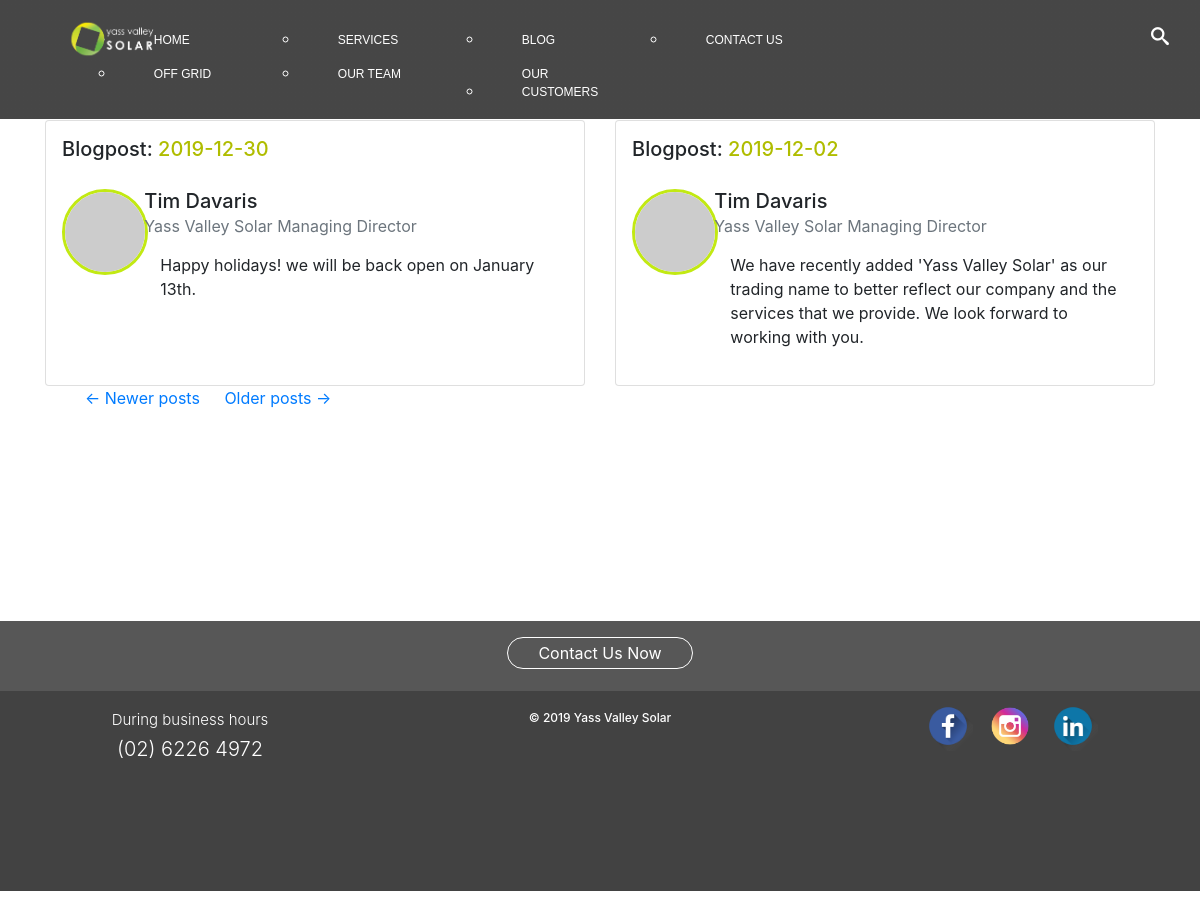
/blog, run on an earlier commit of the app's database.
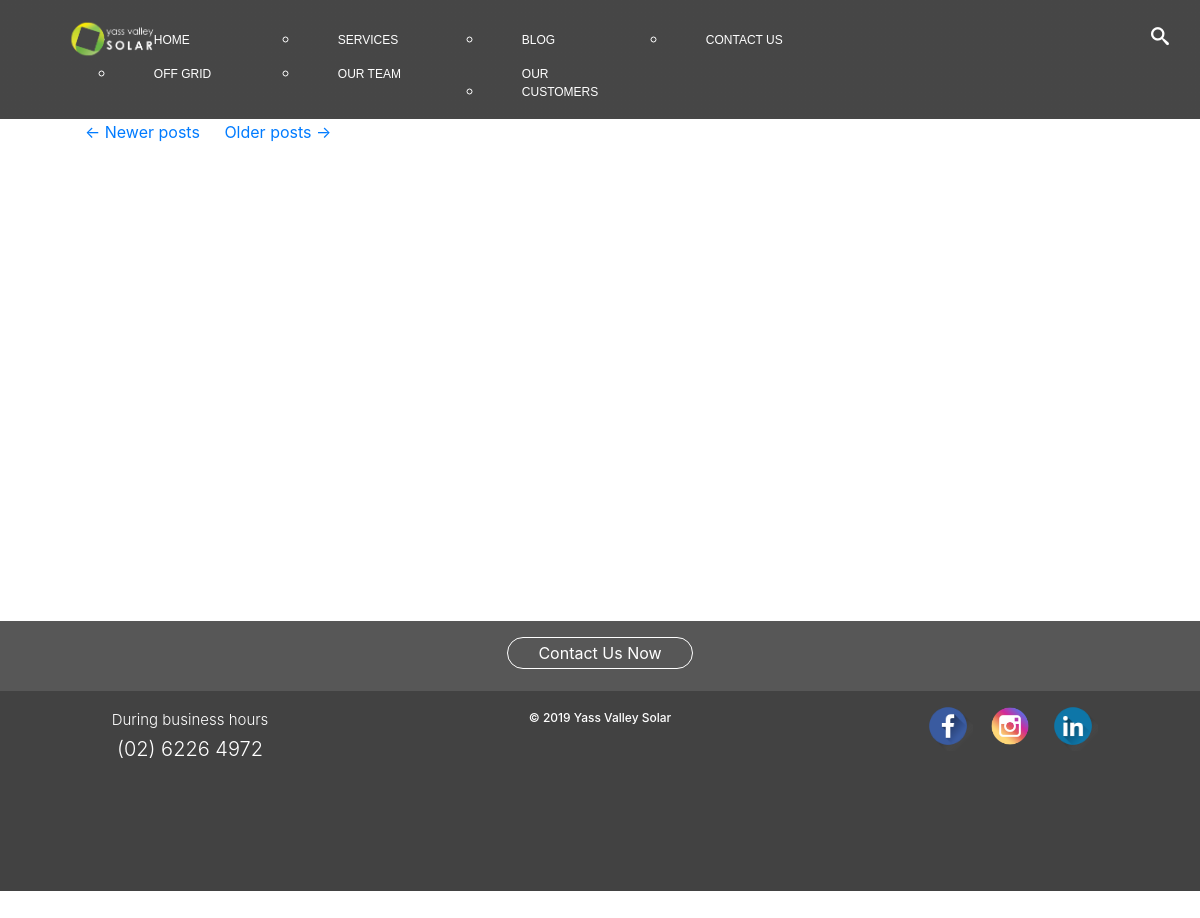
And on a later commit of the database.
### app/models.py (models this page shows, shortened)
class Post(db.Model):
    id = db.Column(db.Integer, primary_key=True)
    body = db.Column(db.String(140))
    now = datetime.now()
    month = now.strftime("%m")
    timestamp = db.Column(db.Date, index=True, default=date.today())
    user_id = db.Column(db.Integer, db.ForeignKey('user.id'))

class User(UserMixin, db.Model):
    id = db.Column(db.Integer, primary_key=True)
    username = db.Column(db.String(64), index=True, unique=True)
    email = db.Column(db.String(120), index=True, unique=True)
    password_hash = db.Column(db.String(128))
    posts = db.relationship('Post', backref='author', lazy='dynamic')
    about_me = db.Column(db.String(140))
    last_seen = db.Column(db.DateTime, default=datetime.utcnow)
    followed = db.relationship(
        'User', secondary=followers,
        primaryjoin=(followers.c.follower_id == id),
        secondaryjoin=(followers.c.followed_id == id),
        backref=db.backref('followers', lazy='dynamic'), lazy='dynamic')
    em = "admin@yassvalleysolar.com.au"
    def avatar(self, size):
        digest = md5(self.em.lower().encode('utf-8')).hexdigest()
        return 'https://www.gravatar.com/avatar/{}?d=identicon&s={}'.format(digest, size)

### app/routes.py (the view)
@app.route('/blog')
def blog():
    page = request.args.get('page', 1, type=int)
    posts = Post.query.order_by(Post.timestamp.desc()).paginate(
        page, app.config['POSTS_PER_PAGE'], False)
    next_url = url_for('blog', page=posts.next_num) \
        if posts.has_next else None
    prev_url = url_for('blog', page=posts.prev_num) \
        if posts.has_prev else None
    return render_template('blog.html', title='Blog', posts=posts.items,
                           next_url=next_url, prev_url=prev_url)

### app/templates/blog.html
{% extends "base.html" %}
{% import "bootstrap/wtf.html" as wtf %}
{% block app_content %}
<div style="height:110vh;"class="container-fluid">
    <div class="container" style="padding-top:15vh">
            <div class="card-deck">
                {% for post in posts %}
                    {% include '_post2.html' %}
                {% endfor %}
            </div>
            <nav aria-label="...">
                <ul style="display:inline-block"class="pager">
                    <li style="display:inline"class="previous{% if not prev_url %} disabled{% endif %}">
                        <a href="{{ prev_url or '#' }}">
                            <span aria-hidden="true">&larr;</span> Newer posts
                        </a>
                    </li>
                    <li style="display:inline-block;padding-left:20px"class="next{% if not next_url %} disabled{% endif %}">
                        <a href="{{ next_url or '#' }}">
                            Older posts <span aria-hidden="true">&rarr;</span>
                        </a>
                    </li>
                </ul>
            </nav>
    </div>
</div>
{% include 'footer.html' %}
{% endblock %}

### app/templates/base.html (shortened to what this page needs)
{% block content %}
    {% include 'head.html' %}
    {% include 'navbar.html' %}
    {% block app_content %}{% endblock %}
    {% include 'after-scripts.html' %}
{% endblock %}

### app/templates/head.html (shortened to what this page needs)
<!DOCTYPE html>
<html lang="en">
    <head>
        <link rel="stylesheet" href="https://stackpath.bootstrapcdn.com/bootstrap/4.3.1/css/bootstrap.min.css">
        <link rel="stylesheet" href="{{url_for('static', filename='boot/bs_css/bootstrap.css')}}">
        <link rel="stylesheet" type="text/css" href="{{url_for('static', filename='css/style-navbar.css')}}">
        <link rel="stylesheet" type="text/css" href="{{url_for('static', filename='css/style-fonts.css') }}">
        <link rel="stylesheet" type="text/css" href="{{url_for('static', filename='css/style-search-bar.css')}}">
        <link rel="stylesheet" type="text/css" href="{{url_for('static', filename='css/style-media-queries.css') }}">
        <link rel="stylesheet" type="text/css" href="{{url_for('static', filename='css/style-footer.css') }}">
            {% if request.endpoint == 'off_grid'  %}
                <link rel="stylesheet" type="text/css" href="{{url_for('static', filename='css/style-off_grid-content.css') }}">
            {% else %}
                {% if request.endpoint == 'solar_systems'  %}
                    <link rel="stylesheet" type="text/css" href="{{url_for('static', filename='css/style-solar_systems-content.css')}}">
                {% else %}
                    {% if request.endpoint == 'our_team'  %}
                        <link rel="stylesheet" type="text/css" href="{{url_for('static', filename='css/style-about_us-content.css') }}">
                    {% else %}
                        {% if request.endpoint == 'our_customers'  %}
                            <link rel="stylesheet" type="text/css" href="{{url_for('static', filename='css/style-customers.css') }}">
                        {% else %}
                            {% if request.endpoint == 'contact_us'  %}
                                <link rel="stylesheet" type="text/css" href="{{url_for('static', filename='css/style-contact_us-content.css') }}">
                                {% else %}
                                    {% if request.endpoint == 'ind_posts' %}
                                        <link rel="stylesheet" type="text/css" href="{{url_for('static', filename='css/style-ind_posts-content.css') }}">
                                    {% else %}
                                        <link rel="stylesheet" type="text/css" href="{{url_for('static', filename='css/style-homepage-slider.css')}}">
                                        <link rel="stylesheet" type="text/css" href="{{url_for('static', filename='css/style-newhome.css')}}">
                                    {% endif %}
                                {% endif %}
                        {% endif %}
                    {% endif %}
                {% endif %}
            {% endif %}
    </head>
    <body>

### app/templates/navbar.html (shortened to what this page needs)
{% if request.endpoint == 'index'  %}
    <div class="nav-container clr grad">
{% else %}
    <div class="nav-container clr2 grad">
{% endif %}
    <div class="wrapper-1">
        <div id="sb-search" class="sb-search">
            <form>
                <input class="sb-search-input" placeholder="Search .." type="search" value="" name="search" id="search">
                <span class="sb-icon-search"></span>
            </form>
        </div>
    </div>
    <a class="navbar-brand" href="{{url_for('index') }}"><img class="my_logo" src="{{url_for('static', filename='media/new-logo-t.png')}}"></a>
    <nav class="navbar navbar-expand-xl navbar-dark " id="navbar">
        <div class="collapse navbar-collapse" id="navbarSupportedContent">
            <div class="row">
                <ul class="navbar-nav ml-auto mr-auto">
                    <li class="nav-item">
                        <a class="nav-link" href="{{ url_for('index') }}">Home</a>
                    </li>
                    <li class="nav-item">
                        <a class="nav-link" href="{{ url_for('off_grid') }}">Off Grid </a>
                    </li>
                    <li class="nav-item">
                        <a class="nav-link" href="{{ url_for('solar_systems') }}">Services</a>
                    </li>
                    <li class="nav-item">
                        <a class="nav-link" href="{{ url_for('our_team') }}">Our Team</a>
                    </li>
                    <li class="nav-item">
                        <a class="nav-link" href="{{ url_for('blog') }}">Blog</a>
                    </li>
                    <li class="nav-item">
                        <a class="nav-link" href="{{ url_for('our_customers') }}">Our Customers</a>
                    </li>
                    <li class="nav-item">
                        <a class="nav-link" href="{{ url_for('contact_us') }}">Contact Us </a>
                    </li>
                </ul>
            </div>
        </div>
    </nav>
</div>

### app/templates/footer.html (shortened to what this page needs)
{% if request.endpoint == 'index' or request.endpoint == 'solar_systems' or request.endpoint == 'blog' %}
<footer class="under-slide footer-container font-small unique-color-dark pt-4">
{% else %}
<footer class="footer-container font-small unique-color-dark pt-4"></footer>
{% endif %}
    <div class=" top_section row justify-content-center align-items-center">
            <ul class="list-unstyled list-inline text-center">
                <li class="list-inline-item">
                    <a class="my-btn" href="{{ url_for('.contact_us', _anchor='post') }}">Contact Us Now</a>
                </li>
            </ul>
    </div>
    <div class="row bottom_section">
        <div class="col abs">
                <ul class="list-unstyled list-inline text-center ">
                    <li class="">
                        <h1 class="display-4 a_li">During business hours</h1>
                    </li>
                    <li class="">
                        <h1 class="display-4 b_li">(02) 6226 4972</h1>
                    </li>
                </ul>
        </div>
        <div class="col center-block justify-content-center align-items-center">
                <h1 class="copyright">© <span class="show-c">YVS </span><span class="hide-c">2019 Yass Valley Solar </span></h1>
        </div>
        <div class="col">
                <ul class="socials list-unstyled list-inline text-center">
                    <li class=" list-inline-item">
                        <a href="https://www.facebook.com/YgreneEnergyYass/"><img class="social" src="{{url_for('static', filename='media/fb-icon.png') }}" /></a>
                    </li>
                    <li class="  list-inline-item">
                        <a href="https://www.instagram.com/ygrene_energy/?hl=en"><img class="social" src="{{url_for('static', filename='media/in-icon.png') }}" /></a>
                    </li>
                    <li class=" list-inline-item">
                        <a href="https://www.linkedin.com/in/timothy-davaris-7ba47799/"><img class="social" src="{{url_for('static', filename='media/li-icon.png') }}" /></a>
                    </li>
                </ul>
        </div>
    </div>
</footer>

### app/templates/after-scripts.html (shortened to what this page needs)
</body>
</html>

### app/templates/_post2.html (shortened to what this page needs)
<div class="post-link card">
        <div class="px-3 pt-3 row">
            <div class="col">
                <h5 class="card-title text-decoration-none">Blogpost: <span style="color:rgb(176, 189, 0)">{{ post.timestamp }}</h5>
            </div>
        </div>
        <div class="px-3 pt-3 row">
            <div class="col-md-2 text-center mr-0 pr-0">
                <img style="border:3px solid rgb(194, 233, 19);"class="mx-0 px-0 rounded-circle" src="{{ post.author.avatar(70) }}" />
            </div>
            <div class="col-md-10 mx-0 px-0">
                    <div class="px-2 pt-0 card-body">
                        <h5 class="m-0 card-title">{{ post.author.username }} </h5>
                        <h5 class="m-0 text-muted card-title"><small>Yass Valley Solar Managing Director</small></h5>
                        <p class="p-3 card-text">{{ post.body }}</p>
                    </div>
            </div>
        </div>
</div>

### static/css/style-navbar.css (style rules this page uses)
.nav-item { color: white; text-decoration: none; float: right !important; }
.nav-link { color: white !important; font-weight: 100; font-size: 15px; text-transform: uppercase; font-family: sans-serif; float: ; }
.navbar { padding-bottom:10px; margin-bottom:0px; z-index:9999; }
.my_logo { max-width: 140px !important; float:left !important; position: absolute; margin-left:15px; z-index:999999; margin-top:10px; }
.navbar-brand { float:left !important; position: absolute; margin-left:50px; margin-top:4px; }
.nav-container { z-index:100; -webkit-transition: opacity 1.5s ease; transition: opacity 1.5s ease; position: absolute; width:100%; margin-bottom:-10px !important; max-width:100vw !important; }
.clr2 { background-color: rgb(37, 37, 37); position: fixed; }
.grad { transition: background-image 2s; background-image: linear-gradient(rgba(90, 90, 90, 0.625), rgba(90, 90, 90, 0.625), rgba(90, 90, 90, 0.625)); -webkit-transition: all 1s ease; transition: all 1s ease; position: fixed; }
.navbar-collapse { margin-top:10px; margin-left:37%; }
.navbar-nav { min-width:200px; margin-top:5px; min-height:47px !important; }

### static/css/style-search-bar.css (style rules this page uses)
.sb-search { position: relative; width: 0%; min-width: 40px; height: 65px; float: right; overflow: hidden; -webkit-transition: width 0.3s; -moz-transition: width 0.3s; transition: width 0.3s; -webkit-backface-visibility: hidden; margin-top:12px; margin-right:20px; }
.sb-search-input { right: 20px; border: none; outline: none; background: rgba(28, 28, 28, 0); width: 90%; height: 40px; margin: 0; z-index: 20; padding-top:0px; padding-bottom:0px; padding-left:10px; padding-right:33px; font-family: inherit; font-size: 10px; color: white; max-with:120px; }
.sb-icon-search, .sb-search-submit { width: 40px; height: 40px; display: block; position: absolute; right: 0; top: 0; padding: 0; margin: 0; line-height: 40px; text-align: center; cursor: pointer; max-with:150px; }
.sb-icon-search { color: white; background: rgba(28, 28, 28, 0); z-index: 90; font-size: 18px; font-family: 'icomoon'; speak: none; font-style: normal; font-weight: normal; font-variant: normal; text-transform: none; -webkit-font-smoothing: antialiased; max-with:150px; }
.sb-icon-search:before { content: "\e000"; }
.wrapper-1 { width:150px; width: 200px; float: right; margin-top: 4px; }

### static/css/style-media-queries.css (style rules this page uses)
@media (max-width:1520px) { .navbar-collapse { margin-left:32%; } }
@media (max-width:1400px) { .nav-link { font-size:13px; } }
@media (max-width:1300px) { .nav-link { font-size:12px; } }
@media (max-width:1200px) { .my_logo { width:100px; margin-top:10px; } }
@media (max-width:1200px) { .nav-link { display: inline-block !important; } }
@media (max-width:1200px) { .abs { width:300px !important; } }
@media (max-width:1200px) { .navbar-nav { list-style-type: circle !important; display:inline-block; width:60vw; -webkit-column-width: 150px; -moz-column-width: 150px; column-width: 150px; max-height:200px; } }
@media (max-width:1200px) { .nav-item { margin-left:25px; min-width:150px; max-width:150px; padding-left:30px; } }
@media (max-width:1200px) { .navbar-collapse { margin-left: 10% !important; } }

### static/css/style-footer.css (style rules this page uses)
.footer-container { background-color:rgb(255, 0, 0); width:100%; bottom:0; padding:0px !important; overflow-x: hidden; margin-top:; overflow-x: hidden !important }
.under-slide { margin-top:-28vh; }
.top_section { background-color:rgb(87, 87, 87); height:100%; padding-top:20px; padding-bottom:10px; }
.bottom_section { background-color:rgb(66, 66, 66); height:200px; min-height:50px; }
.my-btn { border:none; border: 1px solid white; padding:5px; color:white; border-radius: 20px; padding-left:30px; padding-right:30px; margin-top:40px; }
.social { margin-top:10px; height:50px; width:50px; }
.a_li { list-style-type:none; text-decoration: none; color: white; font-size:15px; margin-top:20px; }
.b_li { list-style-type:none; text-decoration: none; color: white; font-size:20px; }
.copyright { color:white; font-size:12px; margin-top:20px; min-widtH:150px; text-align:center; }
.socials { min-width:140px; }

### static/css/style-homepage-slider.css (style rules this page uses)
* { box-sizing: border-box; }

### static/css/style-newhome.css (style rules this page uses)
body { overflow-x: hidden !important; overflow-y: hidden; margin:0; height: 100%; }

What changed in the data, as far as the page shows it:
removed Post: timestamp "2019-12-30", author.username "Tim Davaris", body "Happy holidays! we will be back open on January 13th."
removed Post: timestamp "2019-12-02", author.username "Tim Davaris", body "We have recently added 'Yass Valley Solar' as our trading name to better reflect our company and the services that we provide. We look forward to working with you."
